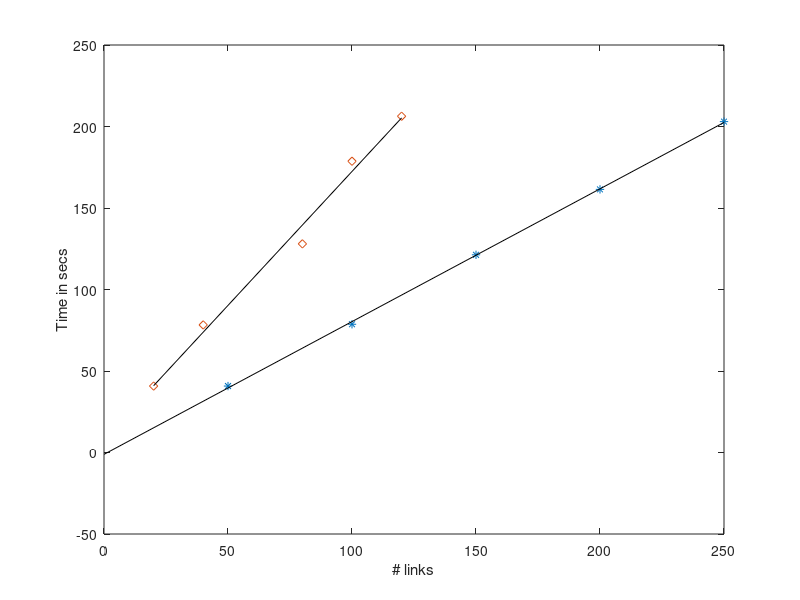
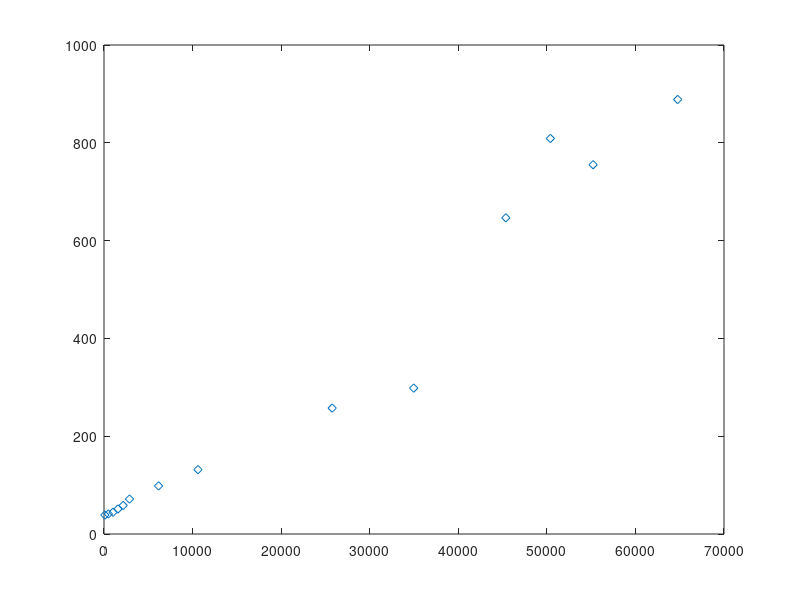

Recreate these plots in MATLAB, in order. (Note: this script raises an error after producing the figures.)

%%
clc
clear
close
figure(1)

m = [50 100 150 200 250];
time = [40.76 78.68 121.28 161.42 203];
plot(m,time,'*')
hold on
P1 = polyfit(m,time,1)
y = P1(1)*[0 250]+P1(2);
xlabel('# path points')
ylabel('Time in secs')
plot([0 250],y,'k')

% figure(2)
m = [20 40 80 100 120];
time = [40.76 78.27 128.0 178.70 206.3];
plot(m,time,'d')
hold on
P = polyfit(m,time,1)
y = P(1)*[20 120]+P(2);
xlabel('# links')
ylabel('Time in secs')
plot([20 120],y,'k')

%%
figure(3)
m = ([100 496 1020 1572 2164 2880 6162 10608 25760 50400 64770 55224 45368 34968]);
time = ([ min([38.83 40.25 41.40]) min([40.95 42.95 44.55]) min([44.50 49.15 46.82 47.60 48.54])  min([53.26 51.19 53.6 53.18]) min([59.08 58.42 59.21])  min([71.54 77.98 80.97 82.48]) min([98.34 112.39 117.31 120.23]) min([131.66 152.67 159.67 163.26]) min([257.53 258.61 257.5]) min([811.08 808.86]) 888.57 755.11 646.66 298.35]);
plot(m,time,'d')
% hold on
% P = polyfit(m,time,1)
% y = P(1)*[2 12]+P(2);
% xlabel('# links')
% ylabel('Time in secs')
% plot([2 12],y,'k')

[xData, yData] = prepareCurveData( m, time );

% Set up fittype and options.
ft = fittype( 'power2' );
opts = fitoptions( 'Method', 'NonlinearLeastSquares' );
opts.Display = 'Off';
opts.StartPoint = [25.2025133047221 0.101378397883042 0.41977204965504];

% Fit model to data.
[fitresult, gof] = fit( xData, yData, ft, opts );

% Plot fit with data.

h = plot( fitresult, xData, yData );
legend( h, 'time vs. m', 'untitled fit 1', 'Location', 'NorthEast' );
% Label axes
xlabel('# faces')
ylabel('Time in secs')